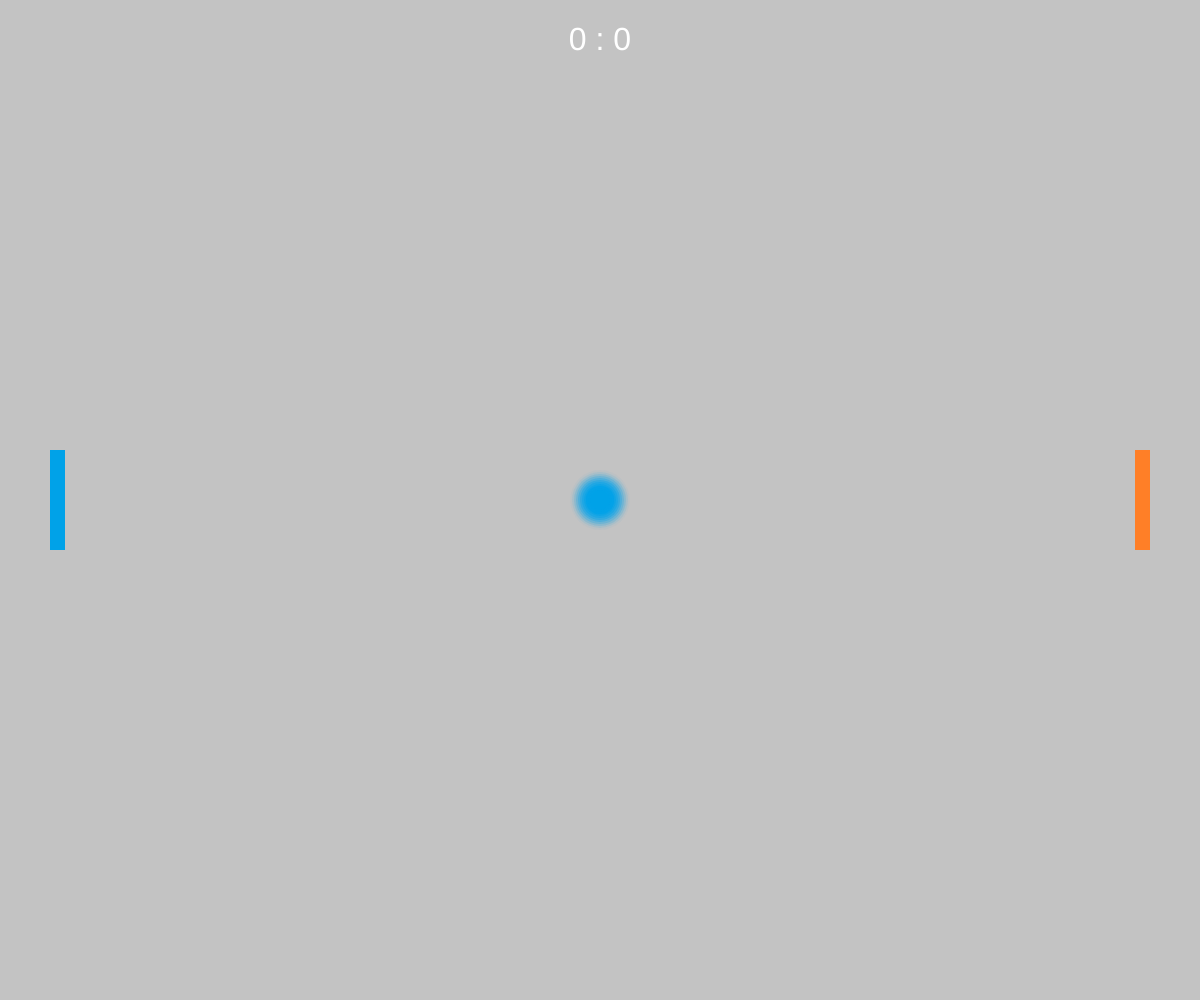
Frame 1 (no input)
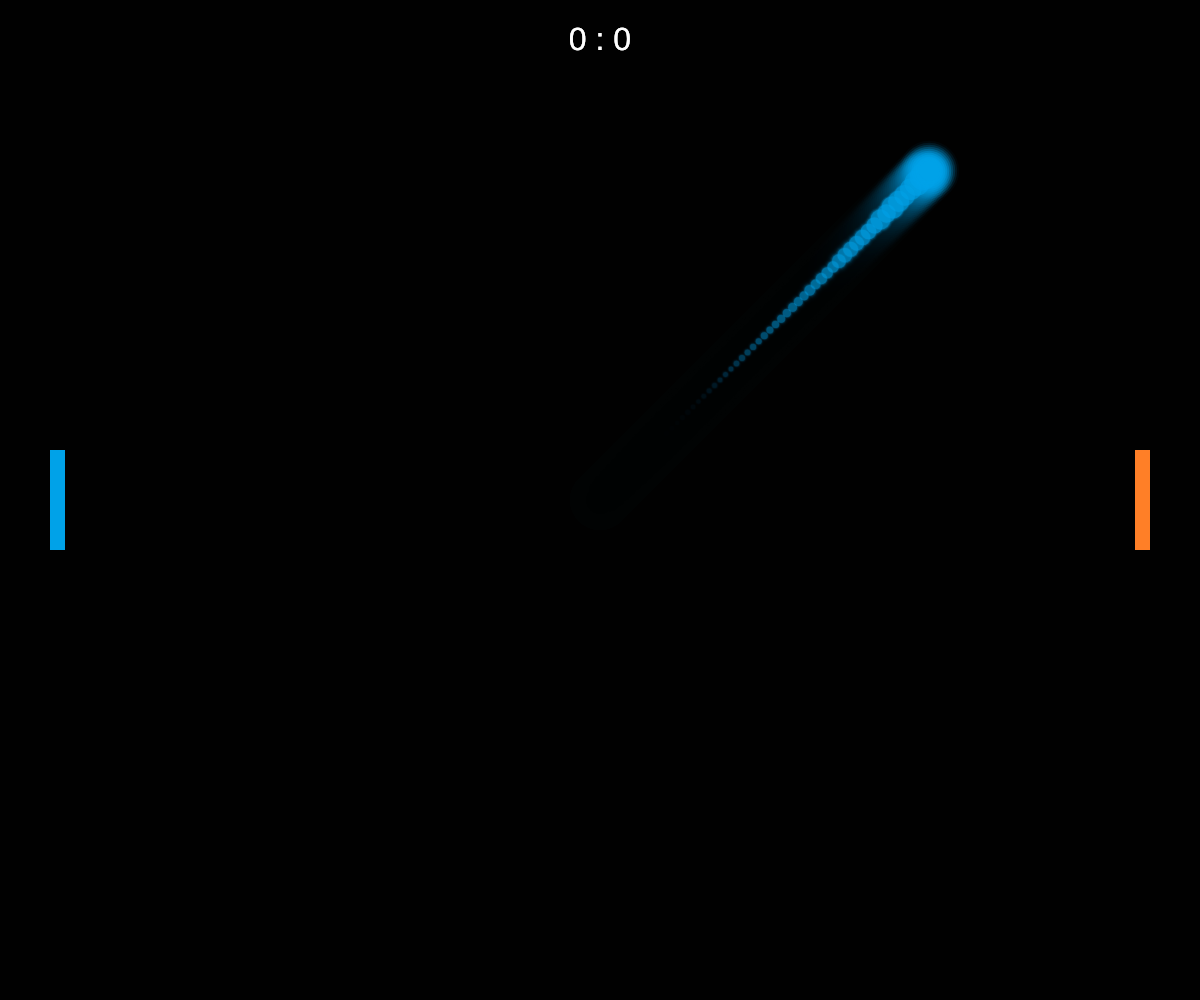
Frame 60 (no input)
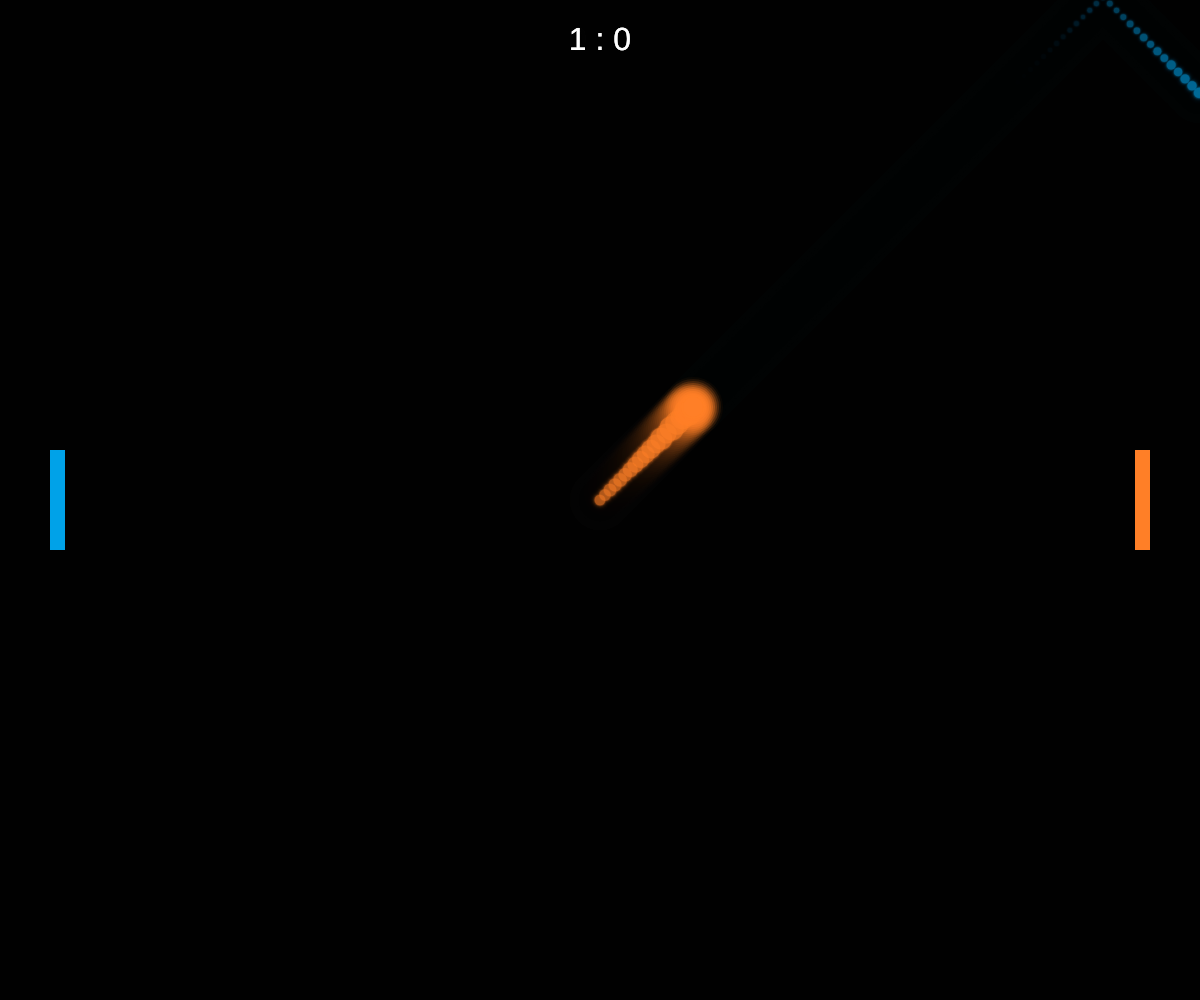
Frame 120 (the mouse pressed at the canvas centre since frame 60)

The p5.js sketch that drew these frames (run headless with seeded random() and noise() and a simulated clock; from frame 60 on, the mouse is pressed at the canvas centre):

// p5.js sketch
// ── sketch.js
let ball;
let leftPaddle, rightPaddle;
let paddleWidth = 15;
let paddleHeight = 100;
let paddleSpeed = 7;
let roleSwitchTime = 10000; // 10 seconds
let lastSwitch = 0;
let ballControlledBy = 'player1';
let scoreLeft = 0;
let scoreRight = 0;

// Paddle colors
let leftColor, rightColor;

// Ball speed
let baseSpeed = 5;        // starting speed
let speedIncrement = 0.02; // acceleration
let ballTrail = []; // trail particles

function setup() {
  createCanvas(windowWidth, windowHeight);
  
  // Paddle colors
  leftColor = color(0, 162, 232); // blue
  rightColor = color(255, 127, 39); // orange
  
  initializeGame();
  lastSwitch = millis();
}

function draw() {
  background(0, 60); // slight fade for smooth trail effect
  
  // Draw trail and glowing ball
  drawMagicalBall();
  
  // Draw paddles with glow
  drawPaddle(leftPaddle, leftColor);
  drawPaddle(rightPaddle, rightColor);
  
  // Draw scores
  textSize(32);
  textAlign(CENTER);
  fill(255);
  text(scoreLeft + " : " + scoreRight, width/2, 50);
  
  // Role switching
  if (millis() - lastSwitch > roleSwitchTime) {
    ballControlledBy = ballControlledBy === 'player1' ? 'player2' : 'player1';
    lastSwitch = millis();
  }
  
  // Paddle movement
  if (ballControlledBy !== 'player1') {
    if (keyIsDown(87)) leftPaddle.y -= paddleSpeed; // W
    if (keyIsDown(83)) leftPaddle.y += paddleSpeed; // S
  }
  if (ballControlledBy !== 'player2') {
    if (keyIsDown(UP_ARROW)) rightPaddle.y -= paddleSpeed;
    if (keyIsDown(DOWN_ARROW)) rightPaddle.y += paddleSpeed;
  }
  
  // Ball control with smoothing
  let ballSpeed = baseSpeed;
  if (ballControlledBy === 'player1') {
    if (keyIsDown(87)) ball.vy = lerp(ball.vy, -ballSpeed, 0.2);
    else if (keyIsDown(83)) ball.vy = lerp(ball.vy, ballSpeed, 0.2);
    if (keyIsDown(65)) ball.vx = lerp(ball.vx, -ballSpeed, 0.2);
    else if (keyIsDown(68)) ball.vx = lerp(ball.vx, ballSpeed, 0.2);
  } else {
    if (keyIsDown(UP_ARROW)) ball.vy = lerp(ball.vy, -ballSpeed, 0.2);
    else if (keyIsDown(DOWN_ARROW)) ball.vy = lerp(ball.vy, ballSpeed, 0.2);
    if (keyIsDown(LEFT_ARROW)) ball.vx = lerp(ball.vx, -ballSpeed, 0.2);
    else if (keyIsDown(RIGHT_ARROW)) ball.vx = lerp(ball.vx, ballSpeed, 0.2);
  }
  
  // Move ball
  ball.x += ball.vx;
  ball.y += ball.vy;
  
  // Gradually increase speed
  ball.vx += (ball.vx > 0 ? speedIncrement : -speedIncrement);
  ball.vy += (ball.vy > 0 ? speedIncrement : -speedIncrement);
  
  // Bounce top/bottom
  if (ball.y <= 0 || ball.y >= height) ball.vy *= -1;
  
  // Paddle collisions with glow trigger
  if (ball.x - 10 <= leftPaddle.x + paddleWidth && ball.y >= leftPaddle.y && ball.y <= leftPaddle.y + paddleHeight) {
    ball.vx *= -1;
    leftPaddle.glow = 200;
  }
  if (ball.x + 10 >= rightPaddle.x && ball.y >= rightPaddle.y && ball.y <= rightPaddle.y + paddleHeight) {
    ball.vx *= -1;
    rightPaddle.glow = 200;
  }
  
  // Reduce paddle glow over time
  if (leftPaddle.glow) leftPaddle.glow = max(0, leftPaddle.glow - 10);
  if (rightPaddle.glow) rightPaddle.glow = max(0, rightPaddle.glow - 10);
  
  // Scoring
  if (ball.x < 0) { scoreRight++; resetBall(); }
  if (ball.x > width) { scoreLeft++; resetBall(); }
}

// Draw paddles with glow
function drawPaddle(p, col) {
  noStroke();
  if (!p.glow) p.glow = 0;
  for (let i = 3; i > 0; i--) {
    fill(red(col), green(col), blue(col), p.glow/i);
    rect(p.x-i, p.y-i, paddleWidth + i*2, paddleHeight + i*2);
  }
  fill(col);
  rect(p.x, p.y, paddleWidth, paddleHeight);
}

// Draw ball with magical trail and glow
function drawMagicalBall() {
  let ballColor = ballControlledBy === 'player1' ? leftColor : rightColor;
  
  // Add current ball position to trail
  ballTrail.push({
    x: ball.x,
    y: ball.y,
    c: ballColor,
    size: 20 + random(5, 10),
    alpha: 150
  });

  // Draw the trail
  for (let i = 0; i < ballTrail.length; i++) {
    let t = ballTrail[i];
    noStroke();
    fill(red(t.c), green(t.c), blue(t.c), t.alpha);
    ellipse(t.x, t.y, t.size, t.size);
    t.alpha -= 4;
    t.size *= 0.95;
  }
  ballTrail = ballTrail.filter(t => t.alpha > 0);

  // Draw glowing aura
  noStroke();
  for (let r = 30; r >= 6; r -= 2) {
    let alpha = map(r, 6, 30, 200, 10);
    fill(red(ballColor), green(ballColor), blue(ballColor), alpha);
    ellipse(ball.x, ball.y, r*2, r*2);
  }
  
  // Draw solid center
  fill(ballColor);
  ellipse(ball.x, ball.y, 20, 20);
}

function resetBall() {
  ball.x = width / 2;
  ball.y = height / 2;
  ball.vx = random([-baseSpeed, baseSpeed]);
  ball.vy = random([-baseSpeed, baseSpeed]);
  ballControlledBy = random(['player1','player2']);
  lastSwitch = millis();
}

function initializeGame() {
  ball = {x: width / 2, y: height / 2, vx: random([-baseSpeed, baseSpeed]), vy: random([-baseSpeed, baseSpeed])};
  leftPaddle = {x: 50, y: height / 2 - paddleHeight / 2, glow: 0};
  rightPaddle = {x: width - 50 - paddleWidth, y: height / 2 - paddleHeight / 2, glow: 0};
}

// Fullscreen canvas resize
function windowResized() {
  resizeCanvas(windowWidth, windowHeight);
  initializeGame();
}
